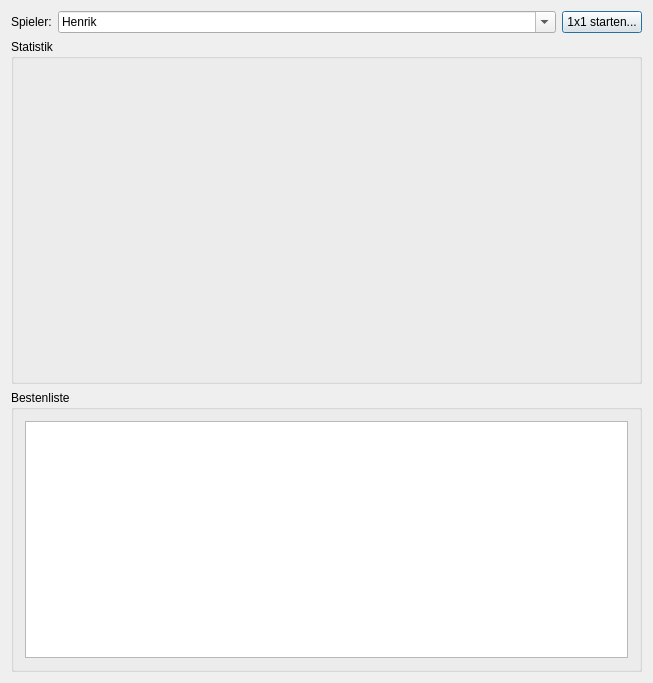
<?xml version="1.0" encoding="UTF-8"?>
<ui version="4.0">
 <class>MainDialog</class>
 <widget class="QDialog" name="MainDialog">
  <property name="geometry">
   <rect>
    <x>0</x>
    <y>0</y>
    <width>653</width>
    <height>683</height>
   </rect>
  </property>
  <property name="windowTitle">
   <string>Rechenmeistertraining</string>
  </property>
  <property name="windowIcon">
   <iconset resource="EinMalEins.qrc">
    <normaloff>:/logo.png</normaloff>:/logo.png</iconset>
  </property>
  <layout class="QVBoxLayout" name="verticalLayout_3">
   <item>
    <layout class="QHBoxLayout" name="horizontalLayout">
     <item>
      <widget class="QLabel" name="label">
       <property name="text">
        <string>Spieler:</string>
       </property>
      </widget>
     </item>
     <item>
      <widget class="QComboBox" name="comboBoxPlayer">
       <property name="sizePolicy">
        <sizepolicy hsizetype="Expanding" vsizetype="Fixed">
         <horstretch>0</horstretch>
         <verstretch>0</verstretch>
        </sizepolicy>
       </property>
       <property name="editable">
        <bool>true</bool>
       </property>
       <property name="currentText">
        <string>Henrik</string>
       </property>
      </widget>
     </item>
     <item>
      <widget class="QPushButton" name="pushButtonStart">
       <property name="text">
        <string>1x1 starten...</string>
       </property>
      </widget>
     </item>
    </layout>
   </item>
   <item>
    <widget class="QGroupBox" name="groupBox_2">
     <property name="title">
      <string>Statistik</string>
     </property>
     <layout class="QVBoxLayout" name="verticalLayout">
      <item>
       <widget class="QwtPlot" name="plot">
        <property name="minimumSize">
         <size>
          <width>200</width>
          <height>300</height>
         </size>
        </property>
        <property name="maximumSize">
         <size>
          <width>16777215</width>
          <height>400</height>
         </size>
        </property>
       </widget>
      </item>
     </layout>
    </widget>
   </item>
   <item>
    <widget class="QGroupBox" name="groupBox">
     <property name="title">
      <string>Bestenliste</string>
     </property>
     <layout class="QVBoxLayout" name="verticalLayout_2">
      <item>
       <widget class="QTableWidget" name="tableWidget"/>
      </item>
     </layout>
    </widget>
   </item>
  </layout>
 </widget>
 <layoutdefault spacing="6" margin="11"/>
 <customwidgets>
  <customwidget>
   <class>QwtPlot</class>
   <extends>QFrame</extends>
   <header>qwt_plot.h</header>
   <container>1</container>
  </customwidget>
 </customwidgets>
 <resources>
  <include location="EinMalEins.qrc"/>
 </resources>
 <connections/>
</ui>
